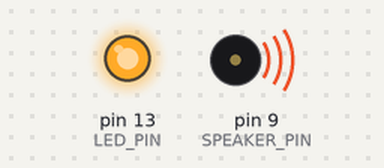
Simulated run of this sketch. Board: Arduino Uno, built with avr-gcc and run on an emulated ATmega328P. On the bench: output pins drawn as LEDs (lit = HIGH), buzzer (waves = sounding).

Above: at 0.1 s.
Timing chart, 0 to 1.6 s (numbered marks = the images above):
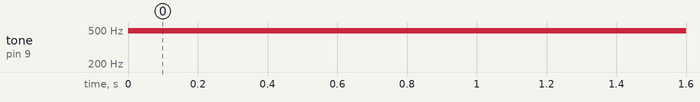

Measured:
- by itself, tone on pin 9 (SPEAKER_PIN): silent → 490 Hz at 0.00 s

The sketch:

arduinoTwoToneSpeakerTest.ino
```cpp
#include <stdint.h>

#define LED_PIN 13
#define MIC_PIN 0
#define SPEAKER_PIN 9

volatile uint16_t counter;
volatile uint16_t mic_data;
volatile uint8_t on_status;

void setup()
{
    pinMode( LED_PIN, OUTPUT );

    // Setup serial baud-rate
    Serial.begin( 9600 );

    /*********************************TIMER*************************/
    counter = 0;
    on_status = true;

    digitalWrite( LED_PIN, on_status );


    /*************************SPEAKER*********************/
    pinMode( SPEAKER_PIN, OUTPUT );
}

void loop()
{
    //Serial.println( mic_data );
    //analogWrite( SPEAKER_PIN, mic_data << 2 );


    analogWrite( SPEAKER_PIN, 40 );
    delay(500);
    analogWrite( SPEAKER_PIN, 20 );
    delay(500);
}
```
